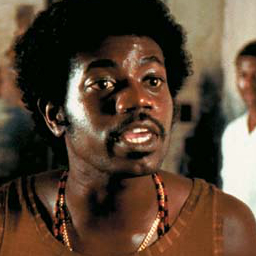
%> input picture pulp.jpg, 256 x 256 px
$ octave pulp.m   (GNU Octave 9; MATLAB toolbox functions it lacks are replaced by stand-ins)
%> lines starting %> are read from the running program, lines starting %| are printed output that depends on the picture
%lendo a imagem
img = imread('/Users/victor/Projetos/pi_freemat/pulp.jpg');
%> img is the input picture: size 256x256x3 uint8; mean R, G, B 87.9, 68.2, 51.4

%mostrando imagem lida
figure(1)
colormap(gray);
image(img);

%criando filtro passa baixa
filtroPassaBaixa = [0.12, 0.12, 0.12 ; 0.12, 0.12, 0.12; 0.12, 0.12, 0.12]

%criando filtro passa alta
filtroPassaAlta = [0, -1, 0; -1, 5, -1; 0, -1, 0]

%------------------------------------------------------------------------

%aplicando o algoritmo gaussiano (aplicar ruido)
img_r = img(:,:,1);
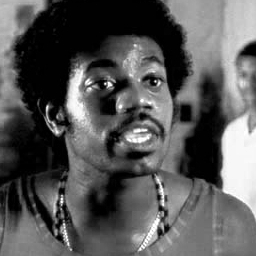
%> img_r: size 256x256 uint8; min 0, max 255, mean 87.9
img_g = img(:,:,2);
img_b = img(:,:,3);
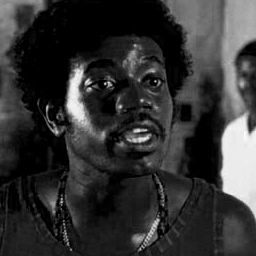
%> img_b: size 256x256 uint8; min 0, max 254, mean 51.4
colormap(gray);
image(img_r);
nmean = 10;
nvar = 1000;
img_r_n = img_r + sqrt(nvar) * randn(256,256) + nmean;
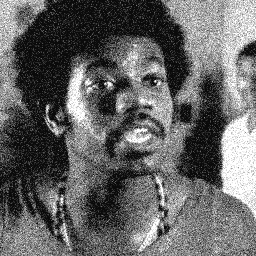
%> img_r_n: size 256x256 uint8; min 10, max 255, mean 100.4

%mostrando imagem com ruido
figure(2);
colormap(gray);
image(img_r_n);

%grafico ruido
%pega a linha 128, de 1 ate 256 para mostrar no grafico
linha_ruido = img_r_n(128,1:256);
%> linha_ruido = 256 values, max 255 at index 229, min 10 at index 11, mean 98.55
linha = linspace(1,256,256);
figure(3);
plot(linha, linha_ruido, 'b-');
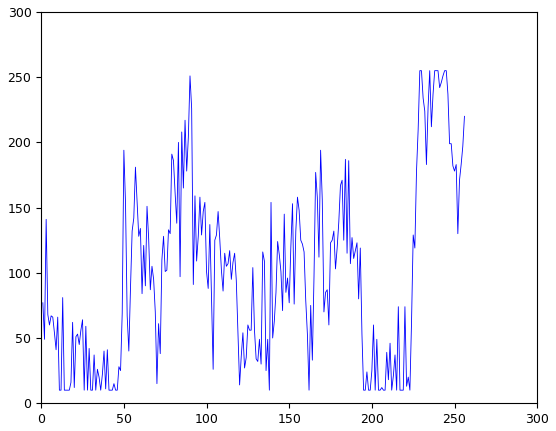
%> figure redrawn from the program's plot data; curve peaks at x = 229, y = 255
mean(linha_ruido)
%> ans = 98.55
std(linha_ruido)
%> ans = 69.81

%------------------------------------------------------------------------
%algoritimo de convolucao PASSA BAIXA

for x = 2:255
    for y = 2:255

        a = filtroPassaBaixa(1,1) * img_r_n(x-1,y-1)
        b = filtroPassaBaixa(1,2) * img_r_n(x-1,y)
        c = filtroPassaBaixa(1,3) * img_r_n(x-1,y+1)
        d = filtroPassaBaixa(2,1) * img_r_n(x,y-1)
        e = filtroPassaBaixa(2,2) * img_r_n(x,y)
        f = filtroPassaBaixa(2,3) * img_r_n(x, y+1)
        g = filtroPassaBaixa(3,1) * img_r_n(x+1,y-1)
        h = filtroPassaBaixa(3,2) * img_r_n(x+1,y)
        i = filtroPassaBaixa(3,3) * img_r_n(x+1,y+1)

        imagem(x, y) = a + b + c + d + e + f + g + h + i;

    end
end

%tratando as bordas das imagens
for q = 1:256
    imagem(1,q) = img(2, q)
    imagem(q,1) = img(q, 2)

    imagem(256,q) = img(255, q);
    imagem(q, 256) = img(q, 255);
end
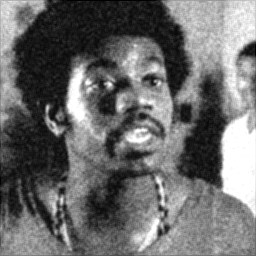
%> imagem: size 256x256 uint8; min 0, max 255, mean 107.5

%Mostrando a imagem com passa baixa
figure(4)
colormap(gray);
image(imagem)

%grafico pos passa-baixa
%pega a linha 128, de 1 ate 256 para mostrar no grafico
linha_ruido_pb = imagem(128,1:256);
%> linha_ruido_pb = 256 values, max 255 at index 230, min 9 at index 207, mean 108.8
linha_pb = linspace(1,256,256);
figure(5);
plot(linha_pb, linha_ruido_pb, 'b-');
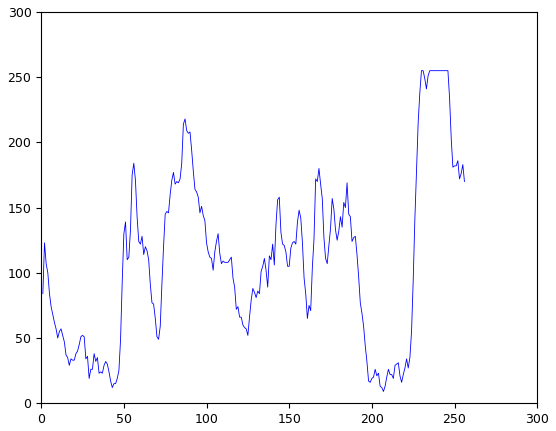
%> figure redrawn from the program's plot data; curve peaks at x = 230, y = 255
mean(linha_ruido)
%> ans = 98.55
std(linha_ruido)
%> ans = 69.81


%------------------------------------------------------------------------
%algoritimo de convolucao PASSA ALTA

for x = 2:255
    for y = 2:255

        a = filtroPassaAlta(1,1) * img(x-1,y-1)
        b = filtroPassaAlta(1,2) * img(x-1,y)
        c = filtroPassaAlta(1,3) * img(x-1,y+1)
        d = filtroPassaAlta(2,1) * img(x,y-1)
        e = filtroPassaAlta(2,2) * img(x,y)
        f = filtroPassaAlta(2,3) * img(x, y+1)
        g = filtroPassaAlta(3,1) * img(x+1,y-1)
        h = filtroPassaAlta(3,2) * img(x+1,y)
        i = filtroPassaAlta(3,3) * img(x+1,y+1)

        imagem(x, y) = a + b + c + d + e + f + g + h + i;

    end
end
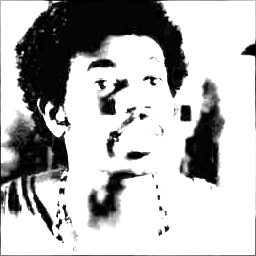
%> imagem: size 256x256 uint8; min 0, max 255, mean 181.9

%tratando as bordas
for q = 1:256
    imagem(1,q) = img(2, q)
    imagem(q,1) = img(q, 2)

    imagem(256,q) = img(255, q);
    imagem(q, 256) = img(q, 255);
end

%Mostrando a imagem com passa alta
figure(6)
colormap(gray);
image(imagem)

%------------------------------------------------------------------------
